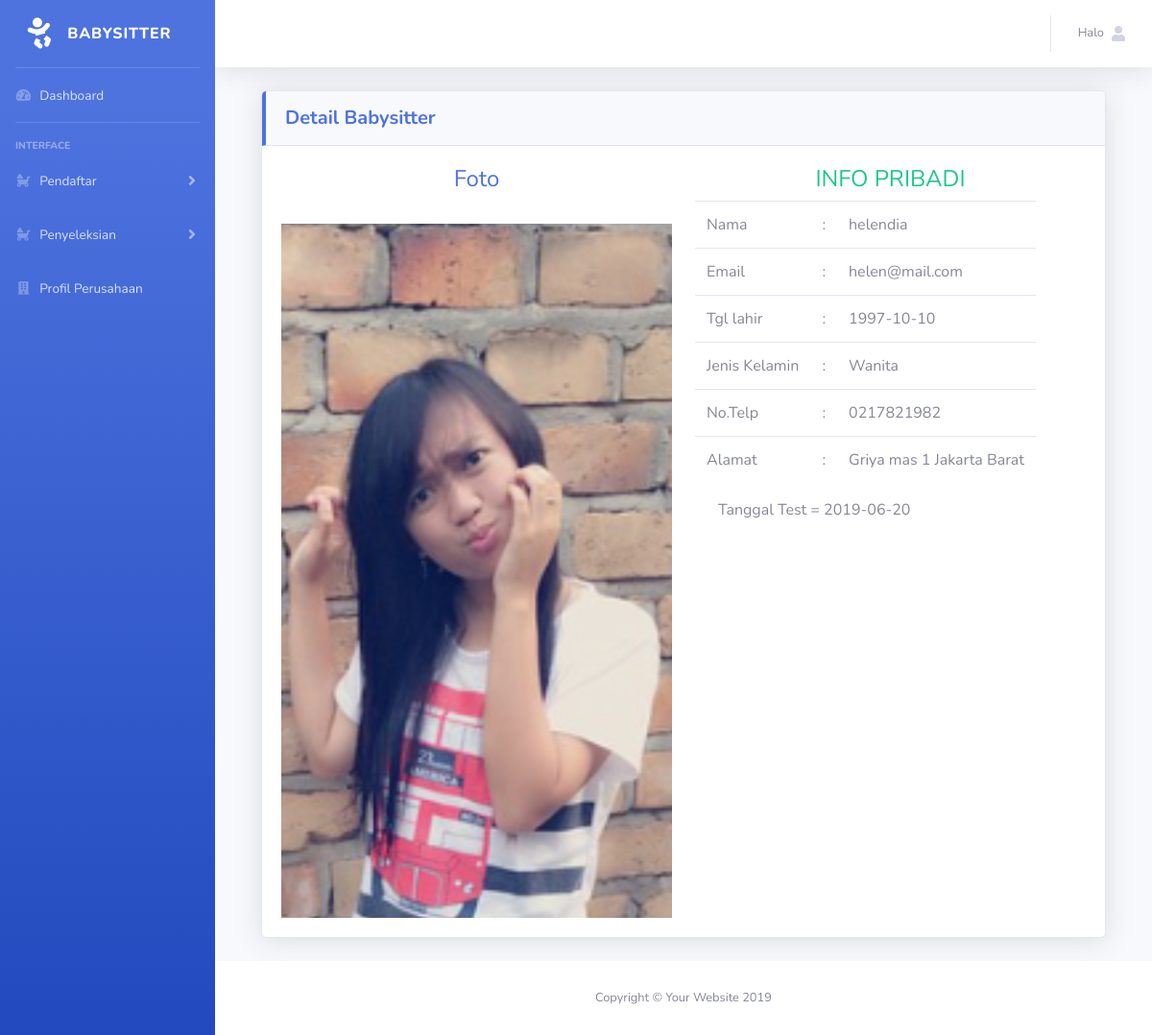
Page /admin/index.php?page=info_baby&idbs=BBS1802 on the committed database.
### tables this page shows
CREATE TABLE `p_test` (
  `user_id` varchar(7) NOT NULL,
  `nama` varchar(25) NOT NULL,
  `file_1` varchar(99) DEFAULT NULL,
  `file_2` varchar(99) DEFAULT NULL,
  `file_3` varchar(99) DEFAULT NULL
);

CREATE TABLE `babysitter` (
  `user_id` varchar(7) NOT NULL,
  `nama` varchar(25) NOT NULL,
  `email` varchar(25) NOT NULL,
  `no_telp` varchar(12) NOT NULL,
  `tgl_lahir` date NOT NULL,
  `gender` varchar(10) NOT NULL,
  `alamat` text NOT NULL,
  `status` text NOT NULL
);

CREATE TABLE `tgl_test` (
  `user_id` varchar(7) NOT NULL,
  `tanggal_test` date NOT NULL
);

### admin/detail_baby.php (the view, shortened to what this page needs)
<?php
	include '../koneksi.php';
	$uid = $_GET['idbs'];
	$sql1="SELECT file_1 FROM p_test where user_id = '$uid'";
	if (!$result=  mysqli_query($koneksi, $sql1)){
	die('Error:'.mysqli_error($koneksi));
	}  else {
	if (mysqli_num_rows($result)> 0){
	$data=  mysqli_fetch_assoc($result);
	$ready = 1;}
	else {
	$ready = 0;
	$info = '<div align="center">
				<a class="text-warning">Maaf anda belum melengkapi data diri silahkan klik link dibawah untuk melengkapi data.</a><br>
				<a class="btn btn-warning" href="index.php?page=formdata&uid='.$uid.'">Lengkapi Data</a>
			</div>';
	}
	}
	$sql2="SELECT tanggal_test FROM tgl_test where user_id = '$uid'";
	if (!$hasil=  mysqli_query($koneksi, $sql2)){
	die('Error:'.mysqli_error($koneksi));
	}  else {
	if (mysqli_num_rows($hasil)> 0){
	$datatgl=  mysqli_fetch_assoc($hasil);
	$siap = 1;}
	}
?>
<div class="container">
	<div class="card shadow mb-4">
		<div class="card-header py-3  border-left-primary">
			<h5 class="m-0 font-weight-bold text-primary">Detail Babysitter</h5>
		</div>
		<div class="card-body">
			<div class="row">
				<div class="col-lg-6">
					<h4 class="text-primary" align="center">Foto</h4>
					<br>
					<?php
					if ($ready=1) {
						?>
						<img src="../images/foto_diri/<?php echo $data['file_1'];?>" width="100%">
					<?php
					}else{
						echo $info;}
					?>
				</div>
				<div class="col-lg-6">
					<h4 class="text-success text-uppercase" align="center">Info Pribadi</h4>
					<table class="table table-responsive" width="100%">
						<?php
							$sql="SELECT*FROM babysitter where user_id = '$uid'";
	                        if (!$result=  mysqli_query($koneksi, $sql)){
	                        die('Error:'.mysqli_error($koneksi));
	                        }  else {
	                        if (mysqli_num_rows($result)> 0){
	                        while ($row=  mysqli_fetch_assoc($result)){
						?>
						<tr>
							<td>Nama</td>
							<td> : </td>
							<td><?php echo $row['nama'];?></td>
						</tr>
						<tr>
							<td>Email</td>
							<td> : </td>
							<td><?php echo $row['email'];?></td>
						</tr>
						<tr>
							<td>Tgl lahir</td>
							<td> : </td>
							<td><?php echo $row['tgl_lahir'];?></td>
						</tr>
						<tr>
							<td>Jenis Kelamin</td>
							<td> : </td>
							<td><?php echo $row['gender'];?></td>
						</tr>
						<tr>
							<td>No.Telp</td>
							<td> : </td>
							<td><?php echo $row['no_telp'];?></td>
						</tr>
						<tr>
							<td>Alamat</td>
							<td> : </td>
							<td><?php echo $row['alamat'];?></td>
						</tr>
					<?php }} }?>
					</table>
					<div class="container">
						<?php
							if ($siap==1) {
						?>
							<a>Tanggal Test = <?php echo $datatgl['tanggal_test'];?></a>
						<?php
							}else{
								echo $infotgl;
							}
						?>
					</div>
				</div>
			</div>
		</div>
	</div>
</div>

### admin/index.php (shortened to what this page needs)
<!DOCTYPE html>
<html lang="en">
<head>
  <link href="../vendor/fontawesome-free/css/all.min.css" rel="stylesheet" type="text/css">
  <link href="../css/sb-admin-2.min.css" rel="stylesheet">
</head>
<body id="page-top">
  <div id="wrapper">
    <ul class="navbar-nav bg-gradient-primary sidebar sidebar-dark accordion" id="accordionSidebar">
      <a class="sidebar-brand d-flex align-items-center justify-content-center" href="index.html">
        <div class="sidebar-brand-icon rotate-n-15">
          <i class="fas fa-baby"></i>
        </div>
        <div class="sidebar-brand-text mx-3">BabySitter</div>
      </a>
      <hr class="sidebar-divider my-0">
      <li class="nav-item">
        <a class="nav-link" href="index.php?page=dashboard">
          <i class="fas fa-fw fa-tachometer-alt"></i>
          <span>Dashboard</span></a>
      </li>
      <hr class="sidebar-divider">
      <div class="sidebar-heading">
        Interface
      </div>
      <li class="nav-item">
        <a class="nav-link collapsed" href="#" data-toggle="collapse" data-target="#collapseOne" aria-expanded="true" aria-controls="collapseTwo">
          <i class="fas fa-fw fa-baby-carriage"></i>
          <span>Pendaftar</span>
        </a>
      </li>
      <li class="nav-item">
        <a class="nav-link collapsed" href="#" data-toggle="collapse" data-target="#collapseTwo" aria-expanded="true" aria-controls="collapseTwo">
          <i class="fas fa-fw fa-baby-carriage"></i>
          <span>Penyeleksian</span>
        </a>
      </li>
      <li class="nav-item">
        <a class="nav-link collapsed" href="index.php?page=cprofile">
          <i class="fas fa-fw fa-building"></i>
          <span>Profil Perusahaan</span>
        </a>
      </li>
    </ul>
    <div id="content-wrapper" class="d-flex flex-column">
      <div id="content">
        <nav class="navbar navbar-expand navbar-light bg-white topbar mb-4 static-top shadow">
          <ul class="navbar-nav ml-auto">
            <li class="nav-item dropdown no-arrow">
              <a class="nav-link dropdown-toggle" href="#" id="userDropdown" role="button" data-toggle="dropdown" aria-haspopup="true" aria-expanded="false">
                <span class="mr-2 d-none d-lg-inline text-gray-600 small">Halo <?php echo $_SESSION['nama'];?></span>
                <i class="fas fa-user"></i>
              </a>
            </li>
          </ul>
        </nav>
        <div class="container-fluid">
          <?php
              if(isset($_GET['page'])){
                $page = $_GET['page'];
                switch ($page) {
                  case 'info_baby':
                    include 'detail_baby.php';
                    break;
                }
              }else{
                include "dashboard.php";
              }
              ?>
        </div>
      </div>
      <footer class="sticky-footer bg-white">
        <div class="container my-auto">
          <div class="copyright text-center my-auto">
            <span>Copyright &copy; Your Website 2019</span>
          </div>
        </div>
      </footer>
    </div>
  </div>
</body>
</html>

### rows in the picture
p_test: file_1 (picture)
babysitter: nama "helendia", email "helen@mail.com", tgl_lahir "1997-10-10", gender "Wanita", no_telp "0217821982", alamat "Griya mas 1 Jakarta Barat"
tgl_test: tanggal_test "2019-06-20"
